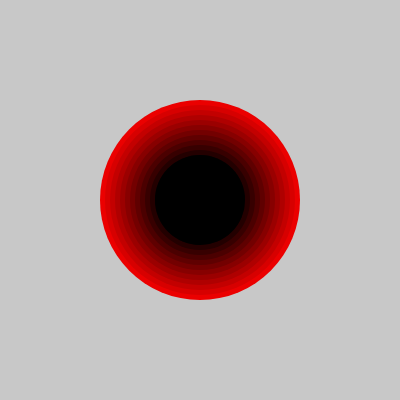
Frame 1 (no input)
Frame 60 (no input): identical to frame 1, image omitted
Frame 120 (the mouse pressed at the canvas centre since frame 60): identical to frame 1, image omitted

The p5.js sketch that drew this single still picture (run headless with seeded random() and noise() and a simulated clock; from frame 60 on, the mouse is pressed at the canvas centre):

// p5.js sketch
// ── sketch.js
var xPos = 200;
var yPos = 200;

function setup() {
createCanvas(400, 400);
}

function draw() {
  background(200);

  var colR = 255;

  //ellipse
  noStroke();
  fill(colR,0,0);

  //for ( var sizeC = 100; sizeC > 0; sizeC = sizeC -10) {
  myVar = 0;

  for (var i = 0; i < 30; i++){
    colR -= 20;
    fill (colR, 0 ,0);
    var sizeC = 200 - i*10;
    ellipse(xPos, yPos, sizeC, sizeC);
  }
}

//function mousePressed
/*
myVar = myVar +1;
myVar += 1;
myVar++;
*/
